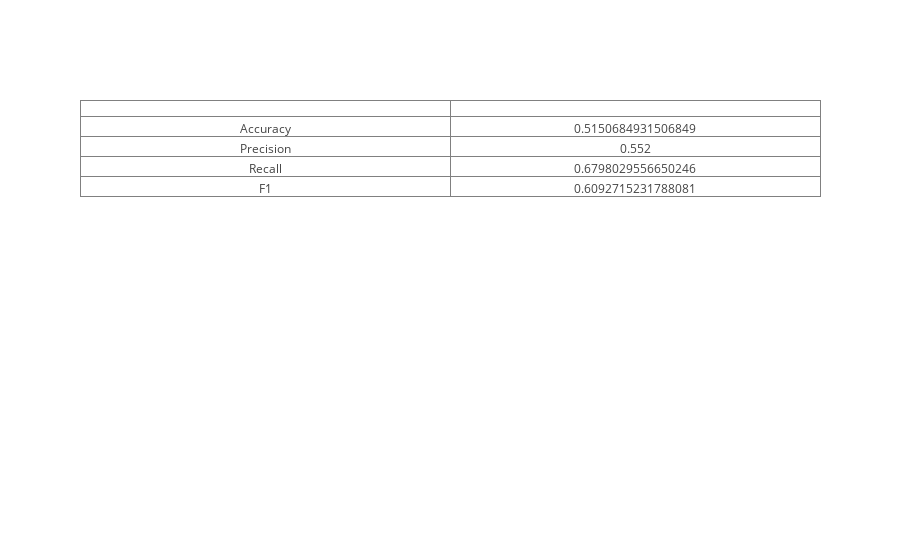

Source (notebook cell):
### Markdown cell above
### With Stopwords

### Code cell
calculate_metrics(bullish_y_test, bullish_y_pred)

### Figure 1 — Plotly figure (JSON) as saved in the notebook; plotly's stock layout.template omitted (floating-point values rounded to 4 significant figures)
{"data": [{"cells": {"values": [["Accuracy", "Precision", "Recall", "F1"], [0.5151, 0.552, 0.6798, 0.6093]]}, "type": "table", "uid": "a04af896-a008-4f63-8ef9-7777ada22a95"}], "layout": {}}
